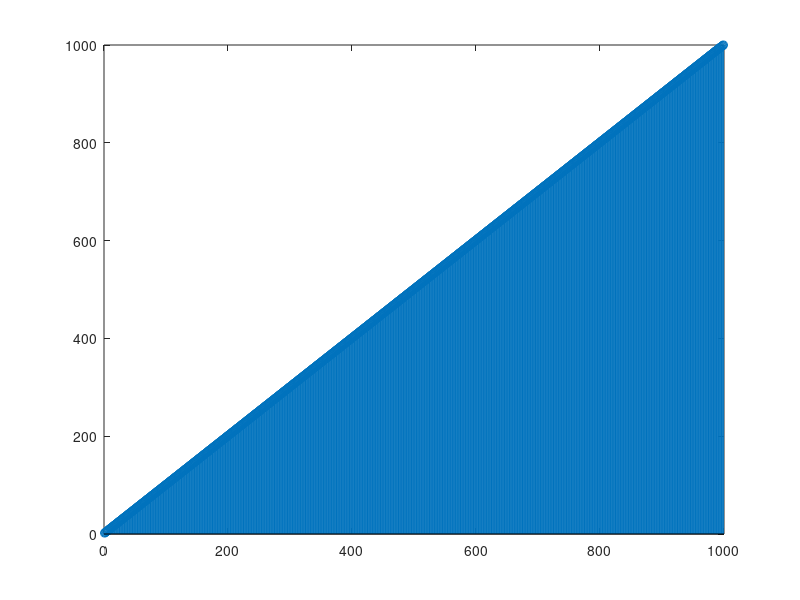

This figure's MATLAB source:
clear;
clc;
close all

M=4;

f0 = 1000;        % فرکانس سیگنال
f1=  2000;
fs = 10000;        % فرکانس نمونهبرداری
Ts = 1/fs;        % دوره نمونهبرداری
t = 0:Ts:.005;       % بازه زمانی (از صفر تا 1 ثانیه)

X = (exp(1i*2*pi*f0*t)+exp(1i*2*pi*f1*t)); % سیگنال مختلط
y = real(X);           % بخش حقیقی سیگنال

L = length(y);         % طول سیگنال
%N = 10*L;              % اندازه FFT (بیشتر از طول سیگنال برای دقت بیشتر)
N=length(y);
Y = fft(y);% محاسبه FFT

f = (0:N-1)*(fs/N);    % محور فرکانس

yd=y(1:M:end);

plot(f,abs(y));

stem(y:1:1000);